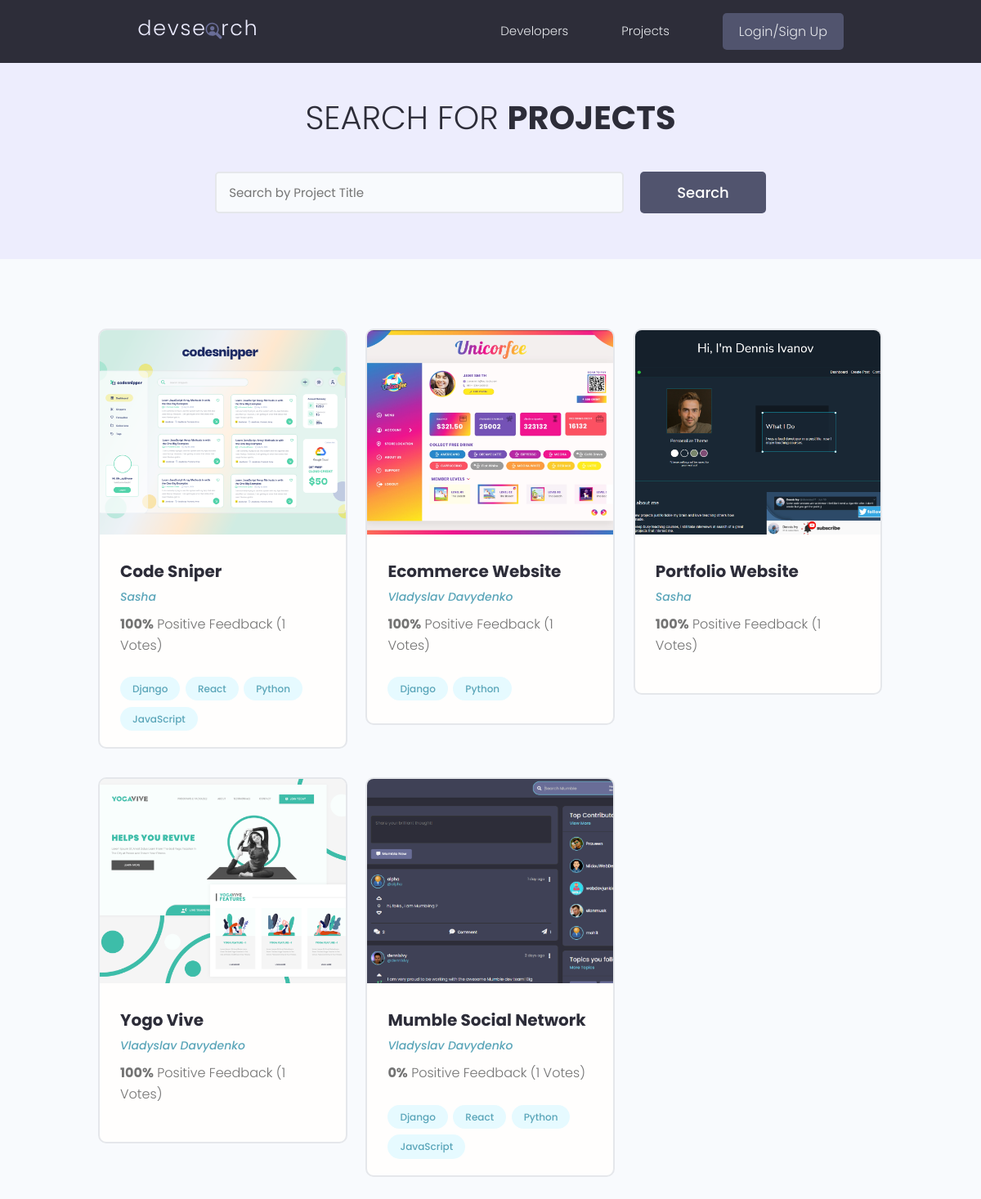
The app's page /projects/, older data.
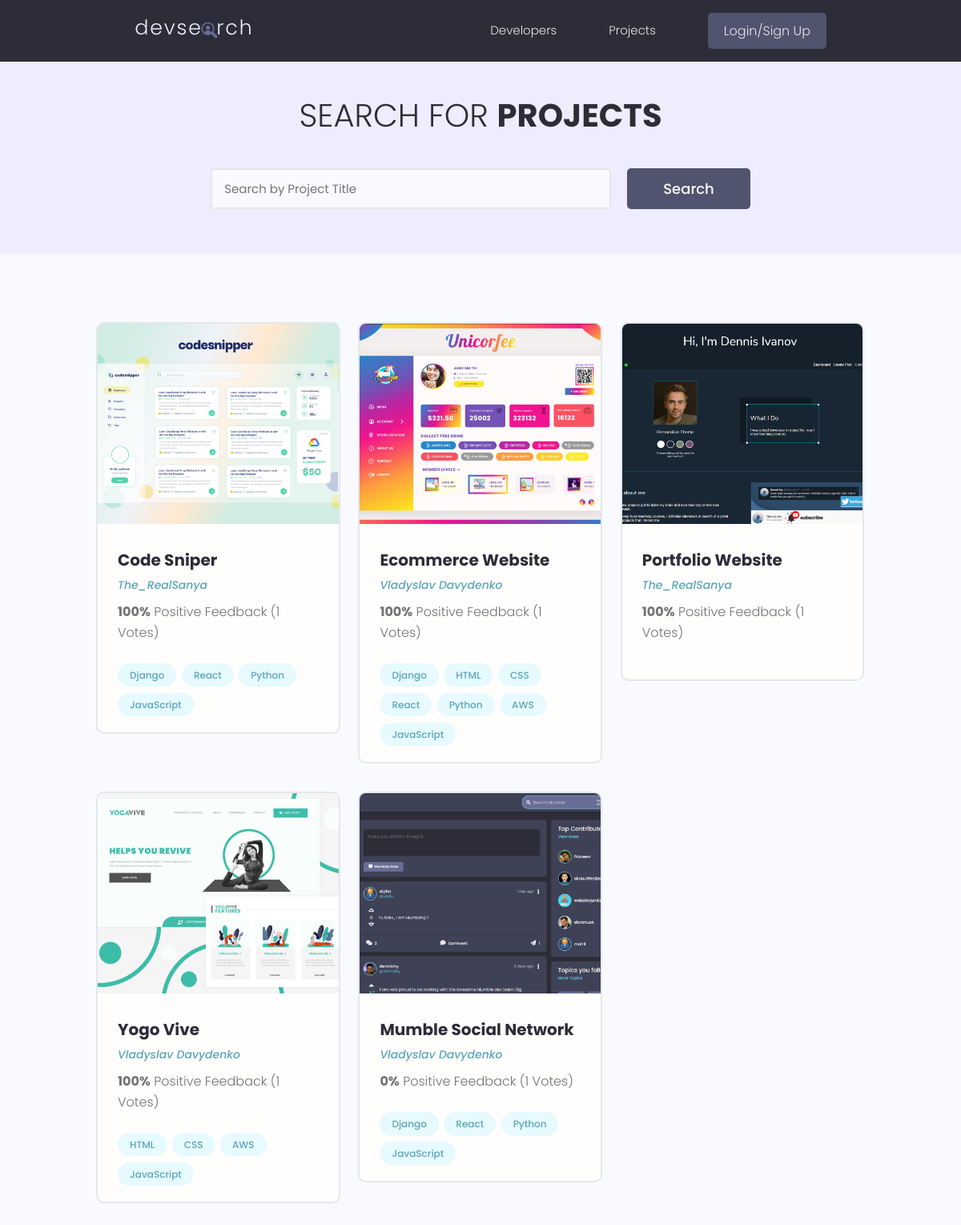
The same page, newer data.
### projects/models.py (models this page shows, shortened)
class Project(models.Model):
    owner = models.ForeignKey(Profile, null = True, blank=True, on_delete=models.CASCADE)
    title = models.CharField(max_length=200)
    description = models.TextField(null=True, blank=True)
    featured_image = models.ImageField(null=True, blank=True, default="default.jpg")
    demo_link = models.CharField(max_length=2000, null=True, blank=True)
    source_link = models.CharField(max_length=2000, null=True, blank=True)
    vote_total = models.IntegerField(default=0, null=True, blank=True)
    vote_ratio = models.IntegerField(default=0, null=True, blank=True)
    tags = models.ManyToManyField('Tag', blank=True)
    created = models.DateTimeField(auto_now_add=True)
    id = models.UUIDField(default=uuid.uuid4, unique=True, primary_key=True, editable=False)
    class Meta:
        ordering=['-vote_ratio', '-vote_total', 'title']
    @property
    def imageUrl(self):
        try:
            url = self.featured_image.url
        except:
            url = ''
        return url

class Tag(models.Model):
    name = models.CharField(max_length=200)
    created = models.DateTimeField(auto_now_add=True)
    id = models.UUIDField(default=uuid.uuid4, unique=True, primary_key=True, editable=False)
    def __str__(self) -> str:
        return self.name

### users/models.py (models this page shows, shortened)
class Profile(models.Model):
    user = models.OneToOneField(User, on_delete=models.CASCADE, null=True, blank=True)
    name = models.CharField(max_length=200, blank=True, null=True)
    email = models.EmailField(max_length=500, blank=True, null=True)
    username = models.CharField(max_length=200, blank=True, null=True)
    location = models.CharField(max_length=200, blank=True, null=True)
    short_intro = models.CharField(max_length=200, blank=True, null=True)
    bio = models.TextField(blank=True, null=True)
    profile_image = models.ImageField(null = True, blank=True, upload_to='profiles/', default= 'profiles/user-default.png')
    social_github = models.CharField(max_length=200, blank=True, null=True)
    social_stackoverflow = models.CharField(max_length=200, blank=True, null=True)
    social_twitter = models.CharField(max_length=200, blank=True, null=True)
    social_linkedin = models.CharField(max_length=200, blank=True, null=True)
    social_website = models.CharField(max_length=200, blank=True, null=True)
    created = models.DateTimeField(auto_now_add=True)
    id = models.UUIDField(default=uuid.uuid4, unique=True, primary_key=True, editable=False)
    class Meta:
        ordering=['created', 'name']

### projects/views.py (the view)
# urls.py: path('projects/', include("projects.urls")),
def projects(request):
    projects, search_query = searchProjects(request)
    custom_range, projects = paginateProjects(request, projects, 6)
    context = {'projects':projects, 'search_query':search_query, 'custome_range': custom_range}
    return render(request, "projects/projects.html", context)

### projects/utils.py (called while the page is built)
def paginateProjects(request, projects, results):
    page = request.GET.get('page')
    paginator = Paginator(projects, results)
    try:
        projects = paginator.page(page)
    except PageNotAnInteger:
        page = 1
        projects = paginator.page(page)
    except EmptyPage:
        page = paginator.num_pages
        projects = paginator.page(page)
    leftIndex = (int(page) - 4)
    if leftIndex < 1:
        leftIndex = 1
    rightIndex = (int(page) + 5)
    if rightIndex > paginator.num_pages:
        rightIndex = paginator.num_pages + 1
    custom_range = range(leftIndex, rightIndex)
    return custom_range, projects

def searchProjects(request):
    search_query = ''
    if request.GET.get('search_query'):
        search_query = request.GET.get('search_query')
    tags = Tag.objects.filter(name__icontains=search_query)
    projects = Project.objects.distinct().filter(
        Q(title__icontains=search_query) |
        Q(owner__name__icontains=search_query)|
        Q(tags__in=tags) |
        Q(description__icontains=search_query)
        )
    return projects, search_query

### projects/templates/projects/projects.html (shortened to what this page needs)
{% extends 'main.html' %}
{% block content %}
<main class="projects">
    <section class="hero-section text-center">
      <div class="container container--narrow">
        <div class="hero-section__box">
          <h2>Search for <span>Projects</span></h2>
        </div>
        <div class="hero-section__search">
          <form id="searchForm" class="form" action="{% url 'projects' %}" method="get">
            <div class="form__field">
              <input class="input input--text" id="formInput#search" type="text" name="search_query"
                value="{{search_query}}" placeholder="Search by Project Title" />
            </div>
            <input class="btn btn--sub btn--lg" type="submit" value="Search" />
          </form>
        </div>
      </div>
    </section>
    <section class="projectsList">
      <div class="container">
        <div class="grid grid--three">
        {% for project in projects %}
          <div class="column">
            <div class="card project">
              <a href="{% url 'single-project' project.id%}" class="project">
                <img class="project__thumbnail" src="{{project.imageUrl}}" alt="project thumbnail" />
                <div class="card__body">
                  <h3 class="project__title">{{project.title}}</h3>
                  <p><a class="project__author" href="{% url 'user-profile' project.owner.id %}">{{project.owner.name}}</a></p>
                  <p class="project--rating">
                    <span style="font-weight: bold;">{{project.vote_ratio}}%</span> Positive
                    Feedback ({{project.vote_total}} Vote{{project.vote_ratio|pluralize:"s"}})
                  </p>
                  <div class="project__tags">
                    {% for tag in project.tags.all %}
                    <span class="tag tag--pill tag--main">
                      <small>{{tag}}</small>
                    </span>
                    {% endfor %}
                  </div>
                </div>
              </a>
            </div>
          </div>
        {% endfor %}
        </div>
      </div>
    </section>
  </main>
{% endblock content %}

### templates/main.html (shortened to what this page needs)
<!DOCTYPE html>
{% load static %}
<html>
<head>
    <link rel="stylesheet" href="https://cdnjs.cloudflare.com/ajax/libs/font-awesome/4.7.0/css/font-awesome.min.css">
    <link rel="stylesheet" href="{% static 'uikit/styles/uikit.css' %}" />
    <link rel="stylesheet" href="{% static 'styles/app.css' %}" />
</head>
<body>
    {% include 'navbar.html' %}
    {% block content %}
    {% endblock content %}
</body>
</html>

### templates/navbar.html (shortened to what this page needs)
{% load static %}
<header class="header">
    <div class="container container--narrow">
      <a href="{% url 'profiles' %}" class="header__logo">
        <img src="{% static 'images/logo.svg' %}" alt="DevSearch Logo" />
      </a>
      <nav class="header__nav">
        <ul class="header__menu">
          <li class="header__menuItem"><a href="{% url 'profiles' %}">Developers</a></li>
          <li class="header__menuItem"><a href="{% url 'projects' %}">Projects</a></li>
          {% if request.user.is_authenticated %}
          <li class="header__menuItem"><a href="{% url 'inbox' %}">Inbox</a></li>
          <li class="header__menuItem"><a href="{% url 'account' %}">Account</a></li>
          <li class="header__menuItem"><a href="{% url 'logout' %}" class="btn btn--sub">Logout</a></li>
          {% else %}
          <li class="header__menuItem"><a href="{% url 'login' %}" class="btn btn--sub">Login/Sign Up</a></li>
          {% endif %}
        </ul>
      </nav>
    </div>
  </header>

### static/styles/app.css (style rules this page uses)
:root { --color-sub: #2d2d39; }
.btn--sub { background-color: var(--color-sub-light); }
.card { border: 2px solid var(--color-light); }
img { width: 100%; }
.header { position: sticky; z-index: 111; background-color: var(--color-sub); padding: 1.5rem 0; }
.header > .container { display: flex; justify-content: space-between; align-items: center; }
.header__logo > img { height: 3.8rem; }
.header__nav > ul { display: inline-flex; align-items: center; list-style: none; gap: 6.5rem; }
.header__menuItem > a { color: var(--color-light); font-weight: 300; }
.hero-section { height: 40vh; display: flex; align-items: center; background-color: var(--color-sub); }
.hero-section__box { margin-bottom: 4rem; }
.hero-section__box > h2, .hero-section__box > h2 > span { font-size: 4rem; color: var(--color-light); line-height: 1.3; text-transform: uppercase; }
.hero-section__box > h2 { font-weight: 300; }
.hero-section__box > h2 > span { font-weight: 700; }
.hero-section__search > .form { display: flex; align-items: center; justify-content: center; gap: 2rem; }
.hero-section__search > .form input.input--text { width: 50rem; }
.project__author { font-size: 1.4rem; font-style: italic; }
.project--rating { margin-bottom: 1.6em; margin-top: .5em; }
.projects > .hero-section { background: var(--color-sub-lighter); height: 30vh; }
.projects .hero-section__box { margin-bottom: 2.5rem; }
.projects .hero-section__box > h2 { color: var(--color-sub); }
.projects .hero-section__box > h2 > span { font-weight: 700; color: var(--color-sub); }
.projectsList { margin-top: 8rem; }
.project__thumbnail { height: 25rem; object-fit: cover; object-position: top center; }
.project__title { font-size: 2rem; font-weight: 700; color: var(--color-sub); }

### static/uikit/styles/modules/_variables.css (style rules this page uses)
:root { --color-main: #5aa5b9; --color-main-light: #e6faff; --color-sub: #3f4156; --color-sub-light: #51546e; --color-sub-lighter: #ededfd; --color-text: #737373; --color-gray: #8b8b8b; --color-light: #e5e7eb; --color-light-gray: #767676; --color-bg: #f8fafd; --color-white: #fffefd; --color-white-light: #f3f3f3; --color-success: #359e64; --color-success-bg: #def8e8; --color-error: #fc4b0b; --color-error-bg: #fff2ee; --font-base: 'Poppins', arial, helvetica, 'Segoe UI', roboto, ubuntu, sans-serif; --font-monospace: 'Fira Code', 'Courier New', courier, monospace; --font-regular: 300; --font-medium: 500; --font-bold: 700; --generic-shadow: 1px 1px 5px #00000010; --generic-transition: all 0.3s ease-in-out; }

### static/uikit/styles/modules/_base.css (style rules this page uses)
* { margin: 0; padding: 0; box-sizing: border-box; text-rendering: optimizeLegibility; color: inherit; font-size: inherit; }
html { font-size: 50%; }
@media only screen and (min-width: 480px) { html { font-size: 56.25%; } }
@media only screen and (min-width: 1200px) { html { font-size: 62.5%; } }
body { line-height: 1.6; font-weight: 400; font-size: 1.5rem; color: var(--color-text); background-color: var(--color-bg); min-height: 100vh; }

### static/uikit/styles/modules/_typography.css (style rules this page uses)
* { font-family: var(--font-base); }
h2 { font-size: 3.6rem; font-weight: var(--font-bold); }
h3 { font-size: 3.2rem; font-weight: var(--font-medium); }
p, span, strong { font-size: 1.6rem; color: var(--color-text); font-weight: var(--font-regular); }
a { padding-bottom: 2px; text-decoration: none; display: inline-block; color: var(--color-main); font-weight: var(--font-medium); }

### static/uikit/styles/modules/_utilities.css (style rules this page uses)
.container { width: 92%; max-width: 165rem; margin: 0 auto; box-sizing: border-box; }
.container--narrow { width: 92%; max-width: 120rem; }
@media screen and (min-width: 1000px) { .container { width: 90%; } }
@media screen and (min-width: 1000px) { .container--narrow { width: 85%; } }
@media screen and (min-width: 1200px) { .container { width: 80%; } }
@media screen and (min-width: 1200px) { .container--narrow { width: 72%; } }
.text-center { text-align: center; }

### static/uikit/styles/modules/_button.css (style rules this page uses)
.btn { display: inline-block; position: relative; cursor: pointer; background-color: var(--color-light); font-weight: var(--font-medium); color: var(--color-sub); text-decoration: none; padding: 1rem 2rem; border-radius: 0.5rem; border: none; width: -webkit-fit-content; width: -moz-fit-content; width: fit-content; height: -webkit-fit-content; height: -moz-fit-content; height: fit-content; font-size: 1.6rem; outline-width: 0; outline-color: transparent; -webkit-backface-visibility: hidden; backface-visibility: hidden; transition: all 0.3s ease-in-out; }
.btn--sub { background-color: var(--color-sub); color: var(--color-white); }
.btn--lg { font-size: 1.8rem; padding: 1.2rem 4.5rem; }

Row changes from the older to the newer data that the page shows:
changed Project "Code Sniper": owner.name "Sasha" → "The_RealSanya"
changed Project "Ecommerce Website": gains Tag (name "React"); gains Tag (name "JavaScript")
added Tag: name "HTML"
added Tag: name "CSS"
added Tag: name "AWS"
changed Project "Portfolio Website": owner.name "Sasha" → "The_RealSanya"
changed Project "Yogo Vive": gains Tag (name "JavaScript")
